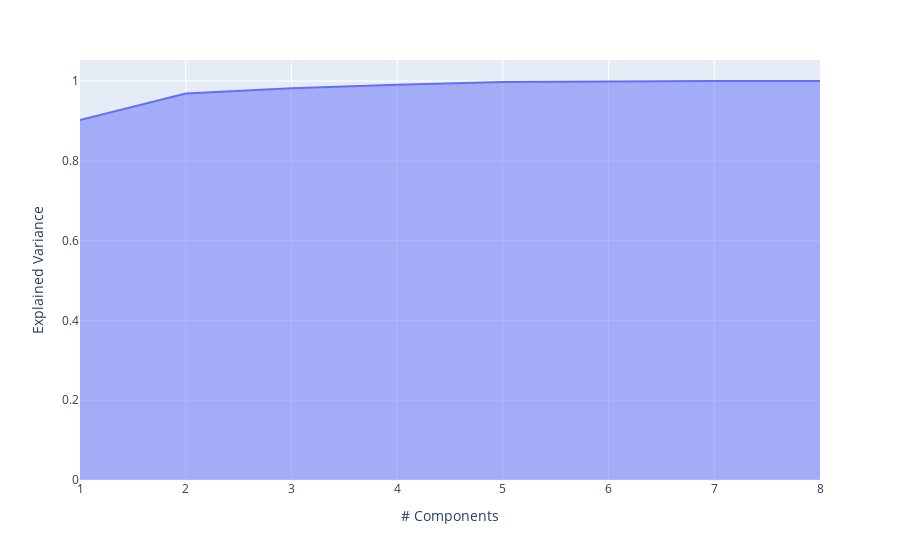

Notebook code for this chart:
### Code cell
px.area(
    x=range(1, explained_variance_ratios_cumsum.shape[0] + 1),
    y=explained_variance_ratios_cumsum,
    labels={"x": "# Components", "y": "Explained Variance"}
)

### Figure 1 — Plotly figure (JSON) as saved in the notebook; plotly's stock layout.template omitted (floating-point values rounded to 4 significant figures)
{"data": [{"fillpattern": {"shape": ""}, "hovertemplate": "# Components=%{x}<br>Explained Variance=%{y}<extra></extra>", "legendgroup": "", "line": {"color": "#636efa"}, "marker": {"symbol": "circle"}, "mode": "lines", "name": "", "orientation": "v", "showlegend": false, "stackgroup": "1", "type": "scatter", "x": [1, 2, 3, 4, 5, 6, 7, 8], "xaxis": "x", "y": [0.9023, 0.9686, 0.9821, 0.9908, 0.9974, 0.9994, 1.0, 1.0], "yaxis": "y"}], "layout": {"autosize": true, "legend": {"tracegroupgap": 0}, "margin": {"t": 60}, "xaxis": {"anchor": "y", "autorange": true, "domain": [0, 1], "range": [1, 8], "title": {"text": "# Components"}, "type": "linear"}, "yaxis": {"anchor": "x", "autorange": true, "domain": [0, 1], "range": [0, 1.053], "title": {"text": "Explained Variance"}, "type": "linear"}}}
